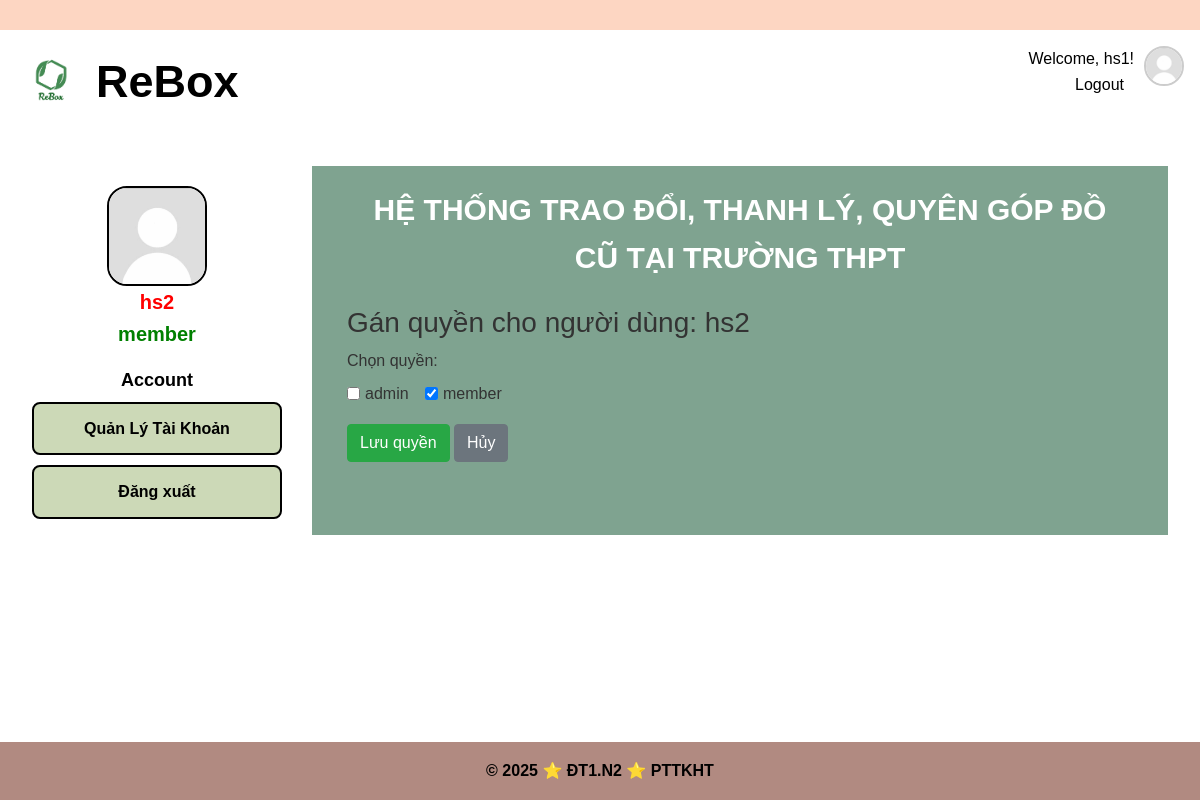
The page /admin/users/roles/2 (signed in) on the database its author committed.
### app/models/user.py (models this page shows, shortened)
class User(UserMixin, csdl.Model):
    id = csdl.Column(csdl.Integer, primary_key=True)
    username = csdl.Column(csdl.String(50), unique=True, nullable=False)
    password  = csdl.Column(csdl.String(128), nullable=False)
    avatar = csdl.Column(csdl.Text, nullable = True)
    fullname = csdl.Column(csdl.String(120), nullable=False)
    date_of_birth = csdl.Column(csdl.Date, nullable = True)
    gender = csdl.Column(csdl.String(10), nullable = True)
    address = csdl.Column(csdl.Text, nullable = True)
    email = csdl.Column(csdl.String(120), unique=True, nullable=False)
    phone = csdl.Column(csdl.String(20), nullable=True) #co the null
    facebook = csdl.Column(csdl.Text, nullable =True)
    roles = csdl.relationship('Role', secondary='user_role', backref=csdl.backref('users', lazy='dynamic'))
    created_date = csdl.Column(csdl.DateTime, default=datetime.utcnow)  # Thêm dòng này
    def get_username(self):
        return self.username
    def has_role(self, role_name):
        for role in self.roles:
            if role.name == role_name:
                return True
        return False
    def get_role(self):
        return ', '.join(role.name for role in self.roles)

### app/models/role.py (models this page shows)
class Role(csdl.Model):
    id = csdl.Column(csdl.Integer, primary_key=True)
    name = csdl.Column(csdl.String(50), unique=True, nullable=False)  # Tên vai trò: 'admin', 'user', ...

### app/userManagement/routes.py (the view, shortened to what this page needs)
@userManagement_blueprint.route('/admin/users/roles/<int:user_id>', methods=['GET', 'POST'])
def grant_roles(user_id):
    user = User.query.get_or_404(user_id)
    if user.username == "root":
        flash('Không thể gán quyền cho tài khoản root!', 'danger')
        return redirect(url_for('userManagement.manage_user'))
    all_roles = Role.query.all()
    return render_template('userManagement/grant_roles.html', user=user, all_roles=all_roles)

### app/models/user.py (called while the page is built)
@login_manager.user_loader
def load_user(user_id): #luu ttin user by id da luu trong session login
    return User.query.get(int(user_id)) #doi tuong User chua ttin (username, pass,email, ...)

### app/userManagement/templates/userManagement/grant_roles.html
{% extends 'manageMenu.html' %}
{% block ManagementContent %}
<div class="container mt-4">
  <h3>Gán quyền cho người dùng: {{ user.get_username() }}</h3>
  <form method="POST">
    <div class="mb-3">
      <label class="form-label">Chọn quyền:</label>
      <div>
        {% for role in all_roles %}
          <div class="form-check form-check-inline">
            <input
              class="form-check-input"
              type="checkbox"
              name="roles"
              id="role{{ role.id }}"
              value="{{ role.id }}"
              {% if role in user.roles %}checked{% endif %}
            />
            <label class="form-check-label" for="role{{ role.id }}">
              {{ role.name }}
            </label>
          </div>
        {% endfor %}
      </div>
    </div>
    <button type="submit" class="btn btn-success">Lưu quyền</button>
    <a href="{{ url_for('userManagement.manage_user') }}" class="btn btn-secondary">Hủy</a>
  </form>
</div>
{% endblock %}

### app/templates/manageMenu.html (shortened to what this page needs)
{% extends 'base.html' %}
{% block extra_css %}
<link
  rel="stylesheet"
  href="{{ url_for('static', filename='css/admin.css') }}"
/>
<link
  rel="stylesheet"
  href="{{ url_for('static', filename='css/color.css') }}"
/>
{% endblock %}
{% block content %}
<div class="manageMenu">
  <div class="manageMenu-sidebar">
    <aside class="manageMenu-aside">
      <div class="admin-info">
        <img
          src="{{ user.avatar or url_for('static', filename='image/avatar.png') }}"
          alt="Avatar"
          width="100px"
          style="
            display: block;
            margin: 0 auto;
            border: 2px solid black;
            border-radius: 20px;
          "
        />
        <div style="text-align: center; font-size: 20px; font-weight: bold">
          <div style="color: red">{{ user.username }}</div>
          <div style="color: green">
            {{ user.get_role() if user and user.get_role() else 'Không có vai
            trò' }}
          </div>
        </div>
      </div>
      <nav class="manageMenu-nav">
        <h1>Account</h1>
        <ul>
          <li>
            <a href="{{ url_for('accountManagement.view_profile') }}">
              Quản Lý Tài Khoản
            </a>
          </li>
          <li>
            <a href="{{ url_for('auth.logout') }}"> Đăng xuất </a>
          </li>
        </ul>
      </nav>
    </aside>
  </div>
  <div class="manageMenu-content">
    <p
      style="
        text-align: center;
        font-size: 30px;
        color: white;
        font-weight: bold;
        padding-left: 30px;
        padding-right: 30px;
      "
    >
      HỆ THỐNG TRAO ĐỔI, THANH LÝ, QUYÊN GÓP ĐỒ CŨ TẠI TRƯỜNG THPT
    </p>
    {% block ManagementContent %}{% endblock %}
  </div>
</div>
{% endblock %}

### app/templates/base.html (shortened to what this page needs)
<!DOCTYPE html>
<html lang="vi-VN">
  <head>
    <link
      rel="stylesheet"
      href="https://cdn.jsdelivr.net/npm/bootstrap@4.0.0/dist/css/bootstrap.min.css"
    />
    <link
      rel="stylesheet"
      href="{{ url_for('static', filename='css/base.css') }}"
    />
    {% block extra_css %}{% endblock %}
  </head>
  <body>
    <header>
      <div class="top-bar"></div>
      <div class="header-logo">
        <div class="logo-image">
          <a href="{{ url_for('home.homepage') }}">
            <img
              src="{{ url_for('static', filename='image/logo.png') }}"
              alt="logo"
              style="width: 50px"
            />
          </a>
        </div>
        <div class="name-web">
          <p>ReBox</p>
        </div>
        <div class="select-login">
          <nav class="nav-select-login">
            {% if current_user.is_authenticated %}
            <p>Welcome, {{ current_user.username }}!</p>
            <a href="{{ url_for('auth.logout') }}">Logout</a>
            {% else %}
            <a href="{{ url_for('auth.login') }}">Login</a> |
            <a href="{{ url_for('auth.register') }}">Register</a> |
            <a href="{{ url_for('auth.adminLogin') }}">Admin</a>
            {% endif %}
          </nav>
        </div>
        <div class="dropdown">
          <a  id="avatarDropdown" data-bs-toggle="dropdown" aria-expanded="false">
            <img src="{{ user.avatar or url_for('static', filename='image/avatar.png') }}" alt="avatar" class="rounded-circle" width="40" height="40" style="object-fit: cover; border: 2px solid #ccc; margin-left: 10px; cursor: pointer;">
          </a>
        </div>
      </div>
    </header>
    <main>{% block content %} {% endblock %}</main>
    <footer>
      <div class="footer-content">
        <p>&copy; 2025 ⭐ ĐT1.N2 ⭐ PTTKHT</p>
      </div>
    </footer>
  </body>
</html>

### app/static/css/base.css (style rules this page uses)
:root { --topBar: var(--mau2); --header: white; --menu-bar-color: var(--mau4); --selected-menu-color: var(--mau3); --text-select-login: var(--mau6); --btn-search: var(--mau9); --btn-search-hover: var(--mau8); --footer-background: var(--mau6); --text-header: black; --text-login-register: black; --text-menu-login-register: black; --text-footer: white; --text-menu-home: white; --text-menu-home-hover: black; --text-menu-home-selected: black; --text-btn-search: white; --text-btn-search-hover: black; --mau1: #86946d; --mau2: #fdd6c2; --mau3: #ccd9b7; --mau4: #7fa390; --mau5: #b0e1e1; --mau6: #b18a81; --mau7: #d9c297; --mau8: #c4a289; --mau9: #7b544c; --mau20: #f6ffe7; }
* { margin: 0; padding: 0; box-sizing: border-box; }
p { margin-bottom: 0px !important; }
html, body { height: 100%; margin: 0; display: flex; flex-direction: column; }
body { font-family: "Arial", sans-serif; background-color: white; color: #333; line-height: 1.6; }
.logo-image { margin: 10px; }
.name-web { margin: 0 10px !important; font-size: 45px; font-weight: bold; }
.top-bar { height: 30px; background-color: var(--topBar); z-index: 999; }
header { display: table-row; }
.header-logo { display: flex; background-color: var(--header); color: var(--text-header); padding: 1rem; }
.select-login { margin-left: auto; text-align: right; color: var(--text-login-register); text-decoration: none; }
.nav-select-login a { color: var(--text-menu-login-register); margin: 0 10px; text-decoration: none; }
main { padding: 2rem; flex: 1; }
footer { background-color: var(--footer-background); color: var(--text-header); text-align: center; padding: 1rem; margin-top: 2rem; font-weight: bold; }

### app/static/css/admin.css (style rules this page uses)
.manageMenu { display: flex; }
.admin-info { margin-top: 20px; background-color: white; }
.manageMenu-sidebar { width: 250px; background-color: white; margin-right: 30px; }
.manageMenu-content { flex: 1; background-color: var(--mau4); padding: 20px; }
.manageMenu-nav { margin-top: 20px; }
.manageMenu-nav ul { list-style: none; padding: 0; }
.manageMenu-nav li a { color: black !important; text-decoration: none; }
.manageMenu-nav li { border-radius: 8px; border: 2px solid black; margin: 10px 0; cursor: pointer; background-color: var(--mau3); padding: 12px 16px; transition: background-color 0.2s ease; text-align: center; font-weight: bold; }
.manageMenu-nav h1 { font-size: large; font-weight: bold; text-align: center; color: black; }

### app/static/css/color.css (style rules this page uses)
:root { --sidebar-background: white; --user-info-background: var(--mau13); --profile-menu-li-hover-background: var(--mau4); --profile-menu-li-hover-color: white; --profile-menu-li-active-background: var(--mau3); --profile-menu-li-active-color: black; --accManagement-main-background: var(--mau4); --accManagement-tab-background: var(--mau13); --accManagement-tab-ul-hover-background: var(--mau4); --accManagement-tab-ul-hover-color: white; --profile-content-background: var(--mau13); --mau1: #86946d; --mau2: #fdd6c2; --mau3: #ccd9b7; --mau4: #7fa390; --mau5: #b0e1e1; --mau6: #b18a81; --mau7: #d9c297; --mau8: #c4a289; --mau9: #7b544c; --mau10: #f6f0eb; --mau11: #d6e1d1; --mau12: #241f1c; --mau13: #fff2e3; --mau14: #f6ffe7; }

### rows shown on the page
User: username "hs1"
User: avatar (placeholder picture), username "hs2", get_username "hs2"
Role: name "member"
Role: name "admin"
